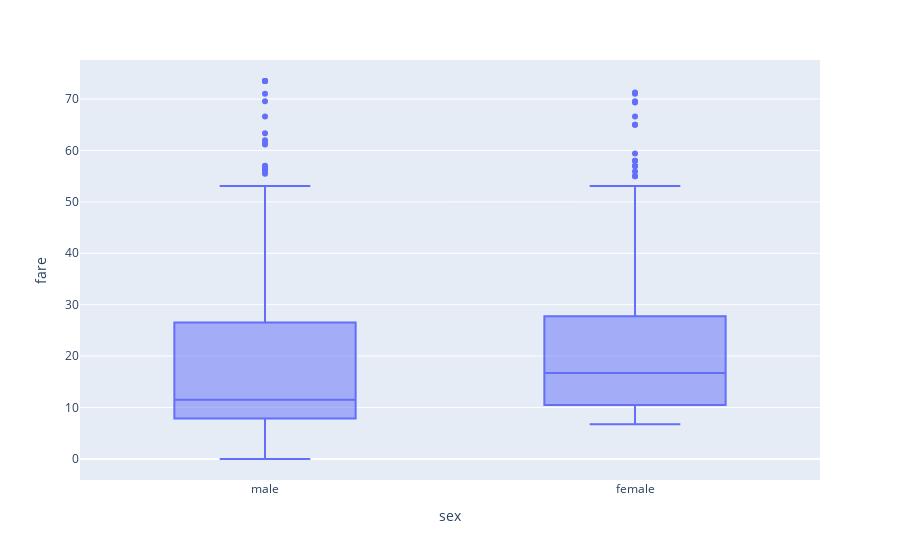

Write notebook code for a chart like this one.
### Code cell
px.box(titanic_no_outliers_, x="sex", y="fare")

### Figure 1 — Plotly figure (JSON) as saved in the notebook; plotly's stock layout.template omitted (floating-point values rounded to 4 significant figures; data arrays with more than 128 entries replaced by an {"elided": "..."} marker saying what was removed)
{"data": [{"alignmentgroup": "True", "hovertemplate": "sex=%{x}<br>fare=%{y}<extra></extra>", "legendgroup": "", "marker": {"color": "#636efa"}, "name": "", "notched": false, "offsetgroup": "", "orientation": "v", "showlegend": false, "type": "box", "x": {"elided": "683 str values"}, "x0": " ", "xaxis": "x", "y": {"elided": "683 float values"}, "y0": " ", "yaxis": "y"}], "layout": {"boxmode": "group", "legend": {"tracegroupgap": 0}, "margin": {"t": 60}, "xaxis": {"anchor": "y", "domain": [0, 1], "title": {"text": "sex"}}, "yaxis": {"anchor": "x", "domain": [0, 1], "title": {"text": "fare"}}}}
